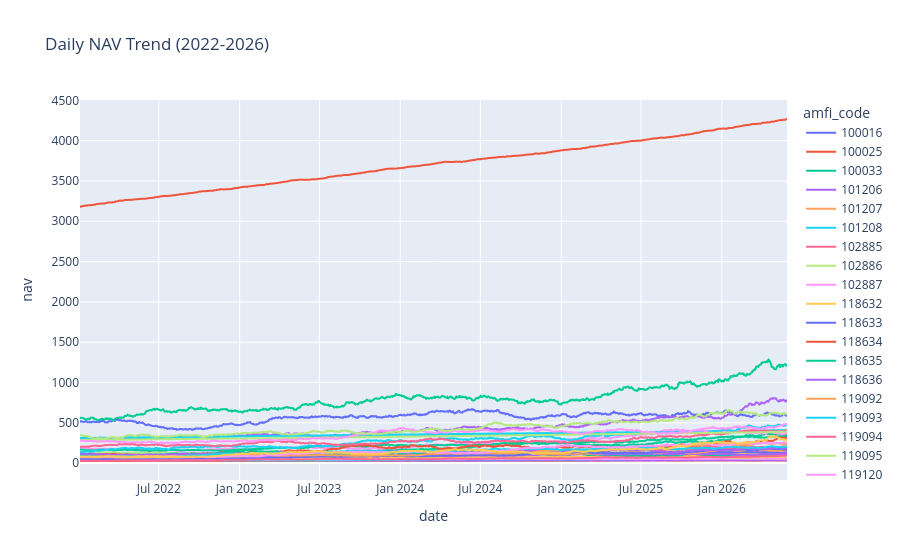

Notebook cell for this chart:
### Markdown cell above
### Insight 3

Monthly SIP inflows steadily increased and reached an all-time high of ₹31,002 crore in December 2025.

### Code cell
nav['date'] = pd.to_datetime(nav['date'])

fig = px.line(
    nav,
    x='date',
    y='nav',
    color='amfi_code',
    title='Daily NAV Trend (2022-2026)'
)

fig.show()

### Figure 1 — Plotly figure (JSON) as saved in the notebook; plotly's stock layout.template omitted (floating-point values rounded to 4 significant figures; data arrays with more than 128 entries replaced by an {"elided": "..."} marker saying what was removed)
{"data": [{"hovertemplate": "amfi_code=100016<br>date=%{x}<br>nav=%{y}<extra></extra>", "legendgroup": "100016", "line": {"color": "#636efa", "dash": "solid"}, "marker": {"symbol": "circle"}, "mode": "lines", "name": "100016", "showlegend": true, "type": "scattergl", "x": {"elided": "1150 str values"}, "xaxis": "x", "y": {"elided": "1150 float values"}, "yaxis": "y"}, {"hovertemplate": "amfi_code=100025<br>date=%{x}<br>nav=%{y}<extra></extra>", "legendgroup": "100025", "line": {"color": "#EF553B", "dash": "solid"}, "marker": {"symbol": "circle"}, "mode": "lines", "name": "100025", "showlegend": true, "type": "scattergl", "x": {"elided": "1150 str values"}, "xaxis": "x", "y": {"elided": "1150 float values"}, "yaxis": "y"}, {"hovertemplate": "amfi_code=100033<br>date=%{x}<br>nav=%{y}<extra></extra>", "legendgroup": "100033", "line": {"color": "#00cc96", "dash": "solid"}, "marker": {"symbol": "circle"}, "mode": "lines", "name": "100033", "showlegend": true, "type": "scattergl", "x": {"elided": "1150 str values"}, "xaxis": "x", "y": {"elided": "1150 float values"}, "yaxis": "y"}, {"hovertemplate": "amfi_code=101206<br>date=%{x}<br>nav=%{y}<extra></extra>", "legendgroup": "101206", "line": {"color": "#ab63fa", "dash": "solid"}, "marker": {"symbol": "circle"}, "mode": "lines", "name": "101206", "showlegend": true, "type": "scattergl", "x": {"elided": "1150 str values"}, "xaxis": "x", "y": {"elided": "1150 float values"}, "yaxis": "y"}, {"hovertemplate": "amfi_code=101207<br>date=%{x}<br>nav=%{y}<extra></extra>", "legendgroup": "101207", "line": {"color": "#FFA15A", "dash": "solid"}, "marker": {"symbol": "circle"}, "mode": "lines", "name": "101207", "showlegend": true, "type": "scattergl", "x": {"elided": "1150 str values"}, "xaxis": "x", "y": {"elided": "1150 float values"}, "yaxis": "y"}, {"hovertemplate": "amfi_code=101208<br>date=%{x}<br>nav=%{y}<extra></extra>", "legendgroup": "101208", "line": {"color": "#19d3f3", "dash": "solid"}, "marker": {"symbol": "circle"}, "mode": "lines", "name": "101208", "showlegend": true, "type": "scattergl", "x": {"elided": "1150 str values"}, "xaxis": "x", "y": {"elided": "1150 float values"}, "yaxis": "y"}, {"hovertemplate": "amfi_code=102885<br>date=%{x}<br>nav=%{y}<extra></extra>", "legendgroup": "102885", "line": {"color": "#FF6692", "dash": "solid"}, "marker": {"symbol": "circle"}, "mode": "lines", "name": "102885", "showlegend": true, "type": "scattergl", "x": {"elided": "1150 str values"}, "xaxis": "x", "y": {"elided": "1150 float values"}, "yaxis": "y"}, {"hovertemplate": "amfi_code=102886<br>date=%{x}<br>nav=%{y}<extra></extra>", "legendgroup": "102886", "line": {"color": "#B6E880", "dash": "solid"}, "marker": {"symbol": "circle"}, "mode": "lines", "name": "102886", "showlegend": true, "type": "scattergl", "x": {"elided": "1150 str values"}, "xaxis": "x", "y": {"elided": "1150 float values"}, "yaxis": "y"}, {"hovertemplate": "amfi_code=102887<br>date=%{x}<br>nav=%{y}<extra></extra>", "legendgroup": "102887", "line": {"color": "#FF97FF", "dash": "solid"}, "marker": {"symbol": "circle"}, "mode": "lines", "name": "102887", "showlegend": true, "type": "scattergl", "x": {"elided": "1150 str values"}, "xaxis": "x", "y": {"elided": "1150 float values"}, "yaxis": "y"}, {"hovertemplate": "amfi_code=118632<br>date=%{x}<br>nav=%{y}<extra></extra>", "legendgroup": "118632", "line": {"color": "#FECB52", "dash": "solid"}, "marker": {"symbol": "circle"}, "mode": "lines", "name": "118632", "showlegend": true, "type": "scattergl", "x": {"elided": "1150 str values"}, "xaxis": "x", "y": {"elided": "1150 float values"}, "yaxis": "y"}, {"hovertemplate": "amfi_code=118633<br>date=%{x}<br>nav=%{y}<extra></extra>", "legendgroup": "118633", "line": {"color": "#636efa", "dash": "solid"}, "marker": {"symbol": "circle"}, "mode": "lines", "name": "118633", "showlegend": true, "type": "scattergl", "x": {"elided": "1150 str values"}, "xaxis": "x", "y": {"elided": "1150 float values"}, "yaxis": "y"}, {"hovertemplate": "amfi_code=118634<br>date=%{x}<br>nav=%{y}<extra></extra>", "legendgroup": "118634", "line": {"color": "#EF553B", "dash": "solid"}, "marker": {"symbol": "circle"}, "mode": "lines", "name": "118634", "showlegend": true, "type": "scattergl", "x": {"elided": "1150 str values"}, "xaxis": "x", "y": {"elided": "1150 float values"}, "yaxis": "y"}, {"hovertemplate": "amfi_code=118635<br>date=%{x}<br>nav=%{y}<extra></extra>", "legendgroup": "118635", "line": {"color": "#00cc96", "dash": "solid"}, "marker": {"symbol": "circle"}, "mode": "lines", "name": "118635", "showlegend": true, "type": "scattergl", "x": {"elided": "1150 str values"}, "xaxis": "x", "y": {"elided": "1150 float values"}, "yaxis": "y"}, {"hovertemplate": "amfi_code=118636<br>date=%{x}<br>nav=%{y}<extra></extra>", "legendgroup": "118636", "line": {"color": "#ab63fa", "dash": "solid"}, "marker": {"symbol": "circle"}, "mode": "lines", "name": "118636", "showlegend": true, "type": "scattergl", "x": {"elided": "1150 str values"}, "xaxis": "x", "y": {"elided": "1150 float values"}, "yaxis": "y"}, {"hovertemplate": "amfi_code=119092<br>date=%{x}<br>nav=%{y}<extra></extra>", "legendgroup": "119092", "line": {"color": "#FFA15A", "dash": "solid"}, "marker": {"symbol": "circle"}, "mode": "lines", "name": "119092", "showlegend": true, "type": "scattergl", "x": {"elided": "1150 str values"}, "xaxis": "x", "y": {"elided": "1150 float values"}, "yaxis": "y"}, {"hovertemplate": "amfi_code=119093<br>date=%{x}<br>nav=%{y}<extra></extra>", "legendgroup": "119093", "line": {"color": "#19d3f3", "dash": "solid"}, "marker": {"symbol": "circle"}, "mode": "lines", "name": "119093", "showlegend": true, "type": "scattergl", "x": {"elided": "1150 str values"}, "xaxis": "x", "y": {"elided": "1150 float values"}, "yaxis": "y"}, {"hovertemplate": "amfi_code=119094<br>date=%{x}<br>nav=%{y}<extra></extra>", "legendgroup": "119094", "line": {"color": "#FF6692", "dash": "solid"}, "marker": {"symbol": "circle"}, "mode": "lines", "name": "119094", "showlegend": true, "type": "scattergl", "x": {"elided": "1150 str values"}, "xaxis": "x", "y": {"elided": "1150 float values"}, "yaxis": "y"}, {"hovertemplate": "amfi_code=119095<br>date=%{x}<br>nav=%{y}<extra></extra>", "legendgroup": "119095", "line": {"color": "#B6E880", "dash": "solid"}, "marker": {"symbol": "circle"}, "mode": "lines", "name": "119095", "showlegend": true, "type": "scattergl", "x": {"elided": "1150 str values"}, "xaxis": "x", "y": {"elided": "1150 float values"}, "yaxis": "y"}, {"hovertemplate": "amfi_code=119120<br>date=%{x}<br>nav=%{y}<extra></extra>", "legendgroup": "119120", "line": {"color": "#FF97FF", "dash": "solid"}, "marker": {"symbol": "circle"}, "mode": "lines", "name": "119120", "showlegend": true, "type": "scattergl", "x": {"elided": "1150 str values"}, "xaxis": "x", "y": {"elided": "1150 float values"}, "yaxis": "y"}, {"hovertemplate": "amfi_code=119551<br>date=%{x}<br>nav=%{y}<extra></extra>", "legendgroup": "119551", "line": {"color": "#FECB52", "dash": "solid"}, "marker": {"symbol": "circle"}, "mode": "lines", "name": "119551", "showlegend": true, "type": "scattergl", "x": {"elided": "1150 str values"}, "xaxis": "x", "y": {"elided": "1150 float values"}, "yaxis": "y"}, {"hovertemplate": "amfi_code=119552<br>date=%{x}<br>nav=%{y}<extra></extra>", "legendgroup": "119552", "line": {"color": "#636efa", "dash": "solid"}, "marker": {"symbol": "circle"}, "mode": "lines", "name": "119552", "showlegend": true, "type": "scattergl", "x": {"elided": "1150 str values"}, "xaxis": "x", "y": {"elided": "1150 float values"}, "yaxis": "y"}, {"hovertemplate": "amfi_code=119598<br>date=%{x}<br>nav=%{y}<extra></extra>", "legendgroup": "119598", "line": {"color": "#EF553B", "dash": "solid"}, "marker": {"symbol": "circle"}, "mode": "lines", "name": "119598", "showlegend": true, "type": "scattergl", "x": {"elided": "1150 str values"}, "xaxis": "x", "y": {"elided": "1150 float values"}, "yaxis": "y"}, {"hovertemplate": "amfi_code=119599<br>date=%{x}<br>nav=%{y}<extra></extra>", "legendgroup": "119599", "line": {"color": "#00cc96", "dash": "solid"}, "marker": {"symbol": "circle"}, "mode": "lines", "name": "119599", "showlegend": true, "type": "scattergl", "x": {"elided": "1150 str values"}, "xaxis": "x", "y": {"elided": "1150 float values"}, "yaxis": "y"}, {"hovertemplate": "amfi_code=120503<br>date=%{x}<br>nav=%{y}<extra></extra>", "legendgroup": "120503", "line": {"color": "#ab63fa", "dash": "solid"}, "marker": {"symbol": "circle"}, "mode": "lines", "name": "120503", "showlegend": true, "type": "scattergl", "x": {"elided": "1150 str values"}, "xaxis": "x", "y": {"elided": "1150 float values"}, "yaxis": "y"}, {"hovertemplate": "amfi_code=120504<br>date=%{x}<br>nav=%{y}<extra></extra>", "legendgroup": "120504", "line": {"color": "#FFA15A", "dash": "solid"}, "marker": {"symbol": "circle"}, "mode": "lines", "name": "120504", "showlegend": true, "type": "scattergl", "x": {"elided": "1150 str values"}, "xaxis": "x", "y": {"elided": "1150 float values"}, "yaxis": "y"}, {"hovertemplate": "amfi_code=120505<br>date=%{x}<br>nav=%{y}<extra></extra>", "legendgroup": "120505", "line": {"color": "#19d3f3", "dash": "solid"}, "marker": {"symbol": "circle"}, "mode": "lines", "name": "120505", "showlegend": true, "type": "scattergl", "x": {"elided": "1150 str values"}, "xaxis": "x", "y": {"elided": "1150 float values"}, "yaxis": "y"}, {"hovertemplate": "amfi_code=120506<br>date=%{x}<br>nav=%{y}<extra></extra>", "legendgroup": "120506", "line": {"color": "#FF6692", "dash": "solid"}, "marker": {"symbol": "circle"}, "mode": "lines", "name": "120506", "showlegend": true, "type": "scattergl", "x": {"elided": "1150 str values"}, "xaxis": "x", "y": {"elided": "1150 float values"}, "yaxis": "y"}, {"hovertemplate": "amfi_code=120507<br>date=%{x}<br>nav=%{y}<extra></extra>", "legendgroup": "120507", "line": {"color": "#B6E880", "dash": "solid"}, "marker": {"symbol": "circle"}, "mode": "lines", "name": "120507", "showlegend": true, "type": "scattergl", "x": {"elided": "1150 str values"}, "xaxis": "x", "y": {"elided": "1150 float values"}, "yaxis": "y"}, {"hovertemplate": "amfi_code=120841<br>date=%{x}<br>nav=%{y}<extra></extra>", "legendgroup": "120841", "line": {"color": "#FF97FF", "dash": "solid"}, "marker": {"symbol": "circle"}, "mode": "lines", "name": "120841", "showlegend": true, "type": "scattergl", "x": {"elided": "1150 str values"}, "xaxis": "x", "y": {"elided": "1150 float values"}, "yaxis": "y"}, {"hovertemplate": "amfi_code=120842<br>date=%{x}<br>nav=%{y}<extra></extra>", "legendgroup": "120842", "line": {"color": "#FECB52", "dash": "solid"}, "marker": {"symbol": "circle"}, "mode": "lines", "name": "120842", "showlegend": true, "type": "scattergl", "x": {"elided": "1150 str values"}, "xaxis": "x", "y": {"elided": "1150 float values"}, "yaxis": "y"}, {"hovertemplate": "amfi_code=120843<br>date=%{x}<br>nav=%{y}<extra></extra>", "legendgroup": "120843", "line": {"color": "#636efa", "dash": "solid"}, "marker": {"symbol": "circle"}, "mode": "lines", "name": "120843", "showlegend": true, "type": "scattergl", "x": {"elided": "1150 str values"}, "xaxis": "x", "y": {"elided": "1150 float values"}, "yaxis": "y"}, {"hovertemplate": "amfi_code=120844<br>date=%{x}<br>nav=%{y}<extra></extra>", "legendgroup": "120844", "line": {"color": "#EF553B", "dash": "solid"}, "marker": {"symbol": "circle"}, "mode": "lines", "name": "120844", "showlegend": true, "type": "scattergl", "x": {"elided": "1150 str values"}, "xaxis": "x", "y": {"elided": "1150 float values"}, "yaxis": "y"}, {"hovertemplate": "amfi_code=125497<br>date=%{x}<br>nav=%{y}<extra></extra>", "legendgroup": "125497", "line": {"color": "#00cc96", "dash": "solid"}, "marker": {"symbol": "circle"}, "mode": "lines", "name": "125497", "showlegend": true, "type": "scattergl", "x": {"elided": "1150 str values"}, "xaxis": "x", "y": {"elided": "1150 float values"}, "yaxis": "y"}, {"hovertemplate": "amfi_code=125498<br>date=%{x}<br>nav=%{y}<extra></extra>", "legendgroup": "125498", "line": {"color": "#ab63fa", "dash": "solid"}, "marker": {"symbol": "circle"}, "mode": "lines", "name": "125498", "showlegend": true, "type": "scattergl", "x": {"elided": "1150 str values"}, "xaxis": "x", "y": {"elided": "1150 float values"}, "yaxis": "y"}, {"hovertemplate": "amfi_code=148567<br>date=%{x}<br>nav=%{y}<extra></extra>", "legendgroup": "148567", "line": {"color": "#FFA15A", "dash": "solid"}, "marker": {"symbol": "circle"}, "mode": "lines", "name": "148567", "showlegend": true, "type": "scattergl", "x": {"elided": "1150 str values"}, "xaxis": "x", "y": {"elided": "1150 float values"}, "yaxis": "y"}, {"hovertemplate": "amfi_code=148568<br>date=%{x}<br>nav=%{y}<extra></extra>", "legendgroup": "148568", "line": {"color": "#19d3f3", "dash": "solid"}, "marker": {"symbol": "circle"}, "mode": "lines", "name": "148568", "showlegend": true, "type": "scattergl", "x": {"elided": "1150 str values"}, "xaxis": "x", "y": {"elided": "1150 float values"}, "yaxis": "y"}, {"hovertemplate": "amfi_code=148569<br>date=%{x}<br>nav=%{y}<extra></extra>", "legendgroup": "148569", "line": {"color": "#FF6692", "dash": "solid"}, "marker": {"symbol": "circle"}, "mode": "lines", "name": "148569", "showlegend": true, "type": "scattergl", "x": {"elided": "1150 str values"}, "xaxis": "x", "y": {"elided": "1150 float values"}, "yaxis": "y"}, {"hovertemplate": "amfi_code=149322<br>date=%{x}<br>nav=%{y}<extra></extra>", "legendgroup": "149322", "line": {"color": "#B6E880", "dash": "solid"}, "marker": {"symbol": "circle"}, "mode": "lines", "name": "149322", "showlegend": true, "type": "scattergl", "x": {"elided": "1150 str values"}, "xaxis": "x", "y": {"elided": "1150 float values"}, "yaxis": "y"}, {"hovertemplate": "amfi_code=149323<br>date=%{x}<br>nav=%{y}<extra></extra>", "legendgroup": "149323", "line": {"color": "#FF97FF", "dash": "solid"}, "marker": {"symbol": "circle"}, "mode": "lines", "name": "149323", "showlegend": true, "type": "scattergl", "x": {"elided": "1150 str values"}, "xaxis": "x", "y": {"elided": "1150 float values"}, "yaxis": "y"}, {"hovertemplate": "amfi_code=149324<br>date=%{x}<br>nav=%{y}<extra></extra>", "legendgroup": "149324", "line": {"color": "#FECB52", "dash": "solid"}, "marker": {"symbol": "circle"}, "mode": "lines", "name": "149324", "showlegend": true, "type": "scattergl", "x": {"elided": "1150 str values"}, "xaxis": "x", "y": {"elided": "1150 float values"}, "yaxis": "y"}], "layout": {"legend": {"title": {"text": "amfi_code"}, "tracegroupgap": 0}, "title": {"text": "Daily NAV Trend (2022-2026)"}, "xaxis": {"anchor": "y", "domain": [0, 1], "title": {"text": "date"}}, "yaxis": {"anchor": "x", "domain": [0, 1], "title": {"text": "nav"}}}}
